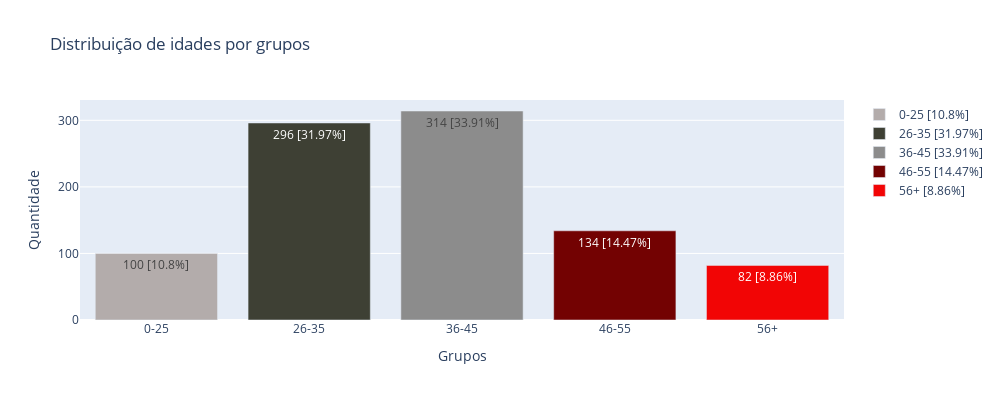

Here is the notebook cell this chart was saved with:
### Code cell
#Criação do campo Age bin para agrupar os clientes em intervalos de idades.
df_train['age_bin'] = pd.cut(df_train['age'], [0, 25, 35, 45, 55, 120], labels=['0-25', '26-35', '36-45', '46-55', '56+'])
df_test['age_bin'] = pd.cut(df_test['age'], [0, 25, 35, 45, 55, 120], labels=['0-25', '26-35', '36-45', '46-55', '56+'])

display(df_train.groupby(['age_bin'])['accountId'].count())

barChart(df_train, 'age_bin', title='Distribuição de idades por grupos', xaxis='Grupos', yaxis='Quantidade', width=1000, height=400, percent=True, order=True)

### Figure 1 — Plotly figure (JSON) as saved in the notebook; plotly's stock layout.template omitted (floating-point values rounded to 4 significant figures)
{"data": [{"marker": {"color": "#B3ACAB"}, "name": "0-25 [10.8%]", "text": "100 [10.8%]", "type": "bar", "x": ["0-25"], "y": [100]}, {"marker": {"color": "#3E4034"}, "name": "26-35 [31.97%]", "text": "296 [31.97%]", "type": "bar", "x": ["26-35"], "y": [296]}, {"marker": {"color": "#8C8C8C"}, "name": "36-45 [33.91%]", "text": "314 [33.91%]", "type": "bar", "x": ["36-45"], "y": [314]}, {"marker": {"color": "#730202"}, "name": "46-55 [14.47%]", "text": "134 [14.47%]", "type": "bar", "x": ["46-55"], "y": [134]}, {"marker": {"color": "#F20505"}, "name": "56+ [8.86%]", "text": "82 [8.86%]", "type": "bar", "x": ["56+"], "y": [82]}], "layout": {"autosize": false, "height": 400, "title": {"text": "<span>Distribuição de idades por grupos</span>"}, "width": 1000, "xaxis": {"autorange": true, "range": [-0.5, 4.5], "title": {"text": "<span>Grupos</span>"}, "type": "category"}, "yaxis": {"autorange": true, "range": [0, 330.5], "title": {"text": "<span>Quantidade</span>"}, "type": "linear"}}}
